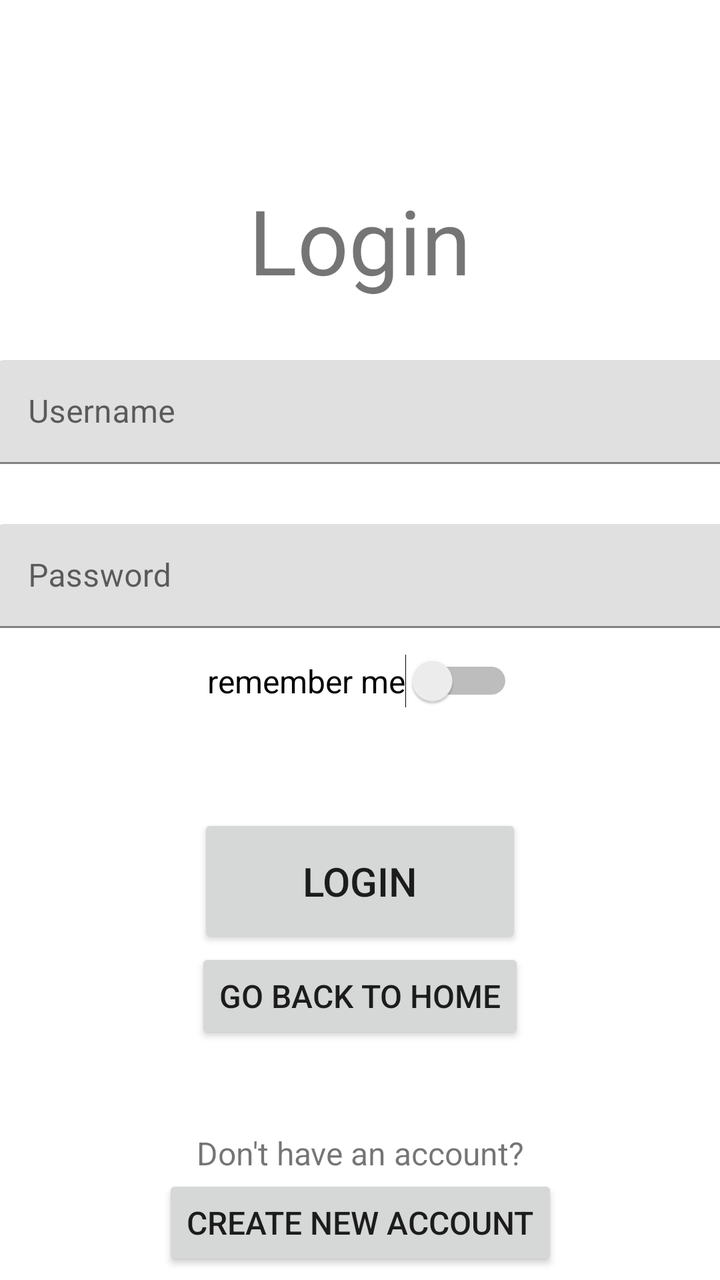
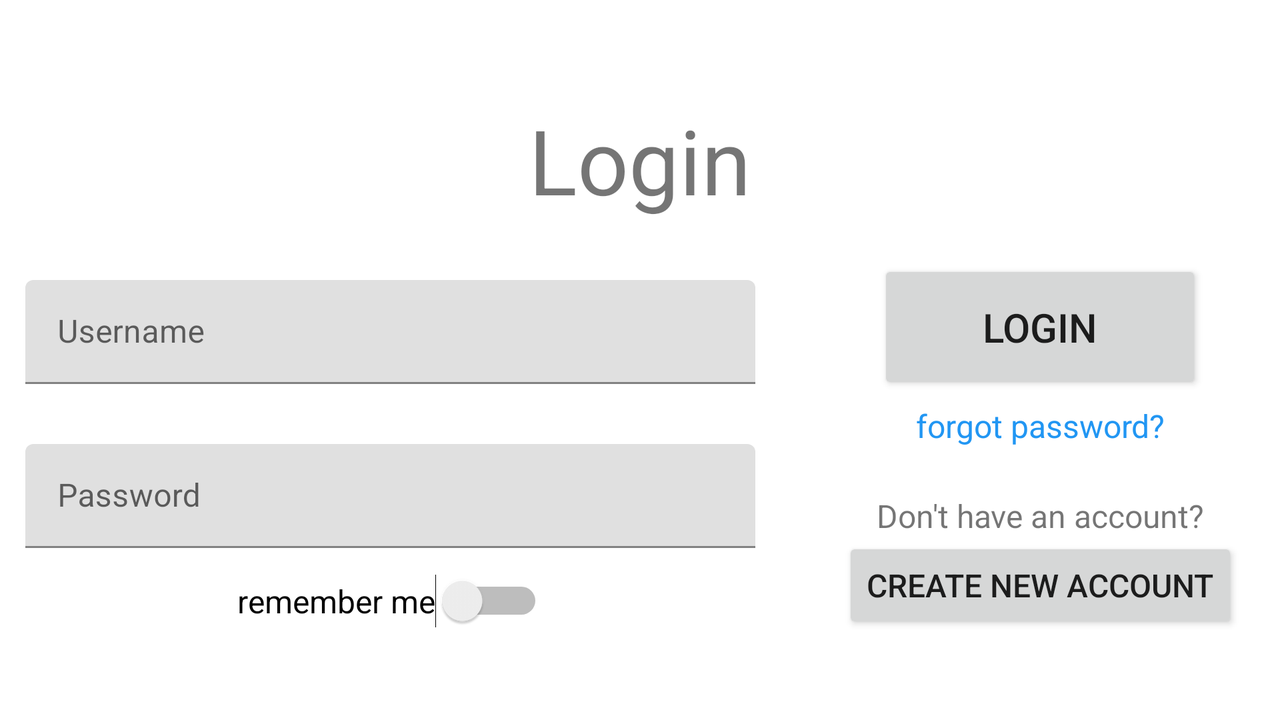

An Android layout and its configuration variant, each rendered on a device that would load it. The default file and the variant file are quoted in full after the pictures.
<!-- AndroidManifest.xml: application theme Theme.Lab1_kotlinApp -->
<!-- res/layout/login.xml -->
<?xml version="1.0" encoding="utf-8"?>
<androidx.constraintlayout.widget.ConstraintLayout xmlns:android="http://schemas.android.com/apk/res/android"
    xmlns:app="http://schemas.android.com/apk/res-auto"
    xmlns:tools="http://schemas.android.com/tools"
    android:id="@+id/i"
    android:layout_width="match_parent"
    android:layout_height="match_parent">

    <TextView
        android:id="@+id/textView5"
        android:layout_width="194dp"
        android:layout_height="60dp"
        android:layout_marginTop="90dp"
        android:fontFamily="sans-serif"
        android:text="Login"
        android:textAlignment="center"
        android:textSize="45sp"
        app:layout_constraintEnd_toEndOf="parent"
        app:layout_constraintStart_toStartOf="parent"
        app:layout_constraintTop_toTopOf="parent" />

    <Switch
        android:id="@+id/swtRmb"
        android:layout_width="wrap_content"
        android:layout_height="53dp"
        android:layout_weight="1"
        android:text="remember me"
        android:textSize="16sp"
        app:layout_constraintEnd_toEndOf="parent"
        app:layout_constraintStart_toStartOf="parent"
        app:layout_constraintTop_toBottomOf="@+id/inputPassword" />

    <Button
        android:id="@+id/btnLogin"
        android:layout_width="162dp"
        android:layout_height="67dp"
        android:layout_marginTop="40dp"
        android:text="login"
        android:textSize="20sp"
        app:layout_constraintEnd_toEndOf="parent"
        app:layout_constraintStart_toStartOf="parent"
        app:layout_constraintTop_toBottomOf="@+id/swtRmb" />

    <Button
        android:id="@+id/btnCreateNewAccount"
        android:layout_width="wrap_content"
        android:layout_height="wrap_content"
        android:text="create new account"
        android:textSize="16sp"
        app:layout_constraintEnd_toEndOf="parent"
        app:layout_constraintStart_toStartOf="parent"
        app:layout_constraintTop_toBottomOf="@+id/textView6" />

    <TextView
        android:id="@+id/textView6"
        android:layout_width="wrap_content"
        android:layout_height="wrap_content"
        android:layout_marginTop="65dp"
        android:text="Don't have an account?"
        android:textSize="16sp"
        app:layout_constraintEnd_toEndOf="parent"
        app:layout_constraintStart_toStartOf="parent"
        app:layout_constraintTop_toBottomOf="@+id/txtForgotPassword" />

    <TextView
        android:id="@+id/txtForgotPassword"
        android:layout_width="wrap_content"
        android:layout_height="wrap_content"
        android:layout_marginTop="5dp"
        android:text="forgot password?"
        android:textAlignment="center"
        android:textColor="#2196F3"
        android:textSize="16sp"
        app:layout_constraintEnd_toEndOf="parent"
        app:layout_constraintStart_toStartOf="parent"
        app:layout_constraintTop_toBottomOf="@+id/btnLogin" />

    <com.google.android.material.textfield.TextInputLayout
        android:id="@+id/inputUsername"
        android:layout_width="365dp"
        android:layout_height="52dp"
        android:layout_marginTop="30dp"
        app:layout_constraintEnd_toEndOf="parent"
        app:layout_constraintStart_toStartOf="parent"
        app:layout_constraintTop_toBottomOf="@+id/textView5">

        <com.google.android.material.textfield.TextInputEditText
            android:layout_width="match_parent"
            android:layout_height="wrap_content"
            android:id="@+id/txtHintUsername"
            android:hint="Username" />
    </com.google.android.material.textfield.TextInputLayout>

    <com.google.android.material.textfield.TextInputLayout
        android:id="@+id/inputPassword"
        android:layout_width="365dp"
        android:layout_height="52dp"
        android:layout_marginTop="30dp"
        app:layout_constraintEnd_toEndOf="parent"
        app:layout_constraintStart_toStartOf="parent"
        app:layout_constraintTop_toBottomOf="@+id/inputUsername">

        <com.google.android.material.textfield.TextInputEditText
            android:layout_width="match_parent"
            android:id="@+id/txtHintPassworde"
            android:layout_height="wrap_content"
            android:hint="Password" />
    </com.google.android.material.textfield.TextInputLayout>


    <Button
        android:id="@+id/goBackHome"
        android:layout_width="wrap_content"
        android:layout_height="wrap_content"
        android:text="Go back to Home"
        android:textSize="16sp"
        app:layout_constraintEnd_toEndOf="parent"
        app:layout_constraintStart_toStartOf="parent"
        app:layout_constraintTop_toBottomOf="@+id/btnLogin" />
</androidx.constraintlayout.widget.ConstraintLayout>
<!-- resources referenced by this layout -->
<resources>
  <style name="Theme.Lab1_kotlinApp" parent="Theme.MaterialComponents.DayNight.DarkActionBar">
          
          <item name="colorPrimary">@color/purple_500</item>
          <item name="colorPrimaryVariant">@color/purple_700</item>
          <item name="colorOnPrimary">@color/white</item>
          
          <item name="colorSecondary">@color/teal_200</item>
          <item name="colorSecondaryVariant">@color/teal_700</item>
          <item name="colorOnSecondary">@color/black</item>
          
          <item name="android:statusBarColor" tools:targetApi="l">?attr/colorPrimaryVariant</item>
          
      </style>
</resources>
<!-- res/layout-land/login.xml (the author's variant of the layout above) -->
<!-- drawn on the phone turned sideways -->
<?xml version="1.0" encoding="utf-8"?>
<androidx.constraintlayout.widget.ConstraintLayout xmlns:android="http://schemas.android.com/apk/res/android"
    xmlns:app="http://schemas.android.com/apk/res-auto"
    xmlns:tools="http://schemas.android.com/tools"
    android:id="@+id/i"
    android:layout_width="match_parent"
    android:layout_height="match_parent">

    <TextView
        android:id="@+id/textView5"
        android:layout_width="194dp"
        android:layout_height="60dp"
        android:layout_marginTop="50dp"
        android:fontFamily="sans-serif"
        android:text="Login"
        android:textAlignment="center"
        android:textSize="45sp"
        app:layout_constraintEnd_toEndOf="parent"
        app:layout_constraintStart_toStartOf="parent"
        app:layout_constraintTop_toTopOf="parent" />

    <Switch
        android:id="@+id/swtRmb"
        android:layout_width="wrap_content"
        android:layout_height="53dp"
        android:layout_marginEnd="250dp"
        android:layout_weight="1"
        android:text="remember me"
        android:textSize="16sp"
        app:layout_constraintEnd_toEndOf="parent"
        app:layout_constraintStart_toStartOf="parent"
        app:layout_constraintTop_toBottomOf="@+id/inputPassword" />

    <Button
        android:id="@+id/btnLogin"
        android:layout_width="162dp"
        android:layout_height="67dp"
        android:layout_marginStart="400dp"
        android:layout_marginTop="20dp"
        android:text="login"
        android:textSize="20sp"
        app:layout_constraintEnd_toEndOf="parent"
        app:layout_constraintStart_toStartOf="parent"
        app:layout_constraintTop_toBottomOf="@+id/textView5" />

    <Button
        android:id="@+id/btnCreateNewAccount"
        android:layout_width="wrap_content"
        android:layout_height="wrap_content"
        android:layout_marginStart="400dp"
        android:text="create new account"
        android:textSize="16sp"
        app:layout_constraintEnd_toEndOf="parent"
        app:layout_constraintStart_toStartOf="parent"
        app:layout_constraintTop_toBottomOf="@+id/textView6" />

    <TextView
        android:id="@+id/textView6"
        android:layout_width="wrap_content"
        android:layout_height="wrap_content"
        android:layout_marginStart="400dp"
        android:layout_marginTop="50dp"
        android:text="Don't have an account?"
        android:textSize="16sp"
        app:layout_constraintEnd_toEndOf="parent"
        app:layout_constraintStart_toStartOf="parent"
        app:layout_constraintTop_toBottomOf="@+id/btnLogin" />

    <TextView
        android:id="@+id/txtForgotPassword"
        android:layout_width="wrap_content"
        android:layout_height="wrap_content"
        android:layout_marginStart="400dp"
        android:layout_marginTop="5dp"
        android:text="forgot password?"
        android:textAlignment="center"
        android:textColor="#2196F3"
        android:textSize="16sp"
        app:layout_constraintEnd_toEndOf="parent"
        app:layout_constraintStart_toStartOf="parent"
        app:layout_constraintTop_toBottomOf="@+id/btnLogin" />

    <com.google.android.material.textfield.TextInputLayout
        android:id="@+id/inputUsername"
        android:layout_width="365dp"
        android:layout_height="52dp"
        android:layout_marginTop="30dp"
        android:layout_marginEnd="250dp"
        app:layout_constraintEnd_toEndOf="parent"
        app:layout_constraintStart_toStartOf="parent"
        app:layout_constraintTop_toBottomOf="@+id/textView5">

        <com.google.android.material.textfield.TextInputEditText
            android:id="@+id/txtHintUsername"
            android:layout_width="match_parent"
            android:layout_height="wrap_content"
            android:hint="Username" />
    </com.google.android.material.textfield.TextInputLayout>

    <com.google.android.material.textfield.TextInputLayout
        android:id="@+id/inputPassword"
        android:layout_width="365dp"
        android:layout_height="52dp"
        android:layout_marginTop="30dp"
        android:layout_marginEnd="250dp"
        app:layout_constraintEnd_toEndOf="parent"
        app:layout_constraintStart_toStartOf="parent"
        app:layout_constraintTop_toBottomOf="@+id/inputUsername">

        <com.google.android.material.textfield.TextInputEditText
            android:id="@+id/txtHintPassworde"
            android:layout_width="match_parent"
            android:layout_height="wrap_content"
            android:hint="Password" />
    </com.google.android.material.textfield.TextInputLayout>


    <Button
        android:id="@+id/goBackHome"
        android:layout_width="wrap_content"
        android:layout_height="wrap_content"
        android:layout_marginTop="250dp"
        android:text="Go back to Home"
        android:textSize="16sp"
        app:layout_constraintEnd_toEndOf="parent"
        app:layout_constraintStart_toStartOf="parent"
        app:layout_constraintTop_toBottomOf="@+id/textView5" />
</androidx.constraintlayout.widget.ConstraintLayout>
